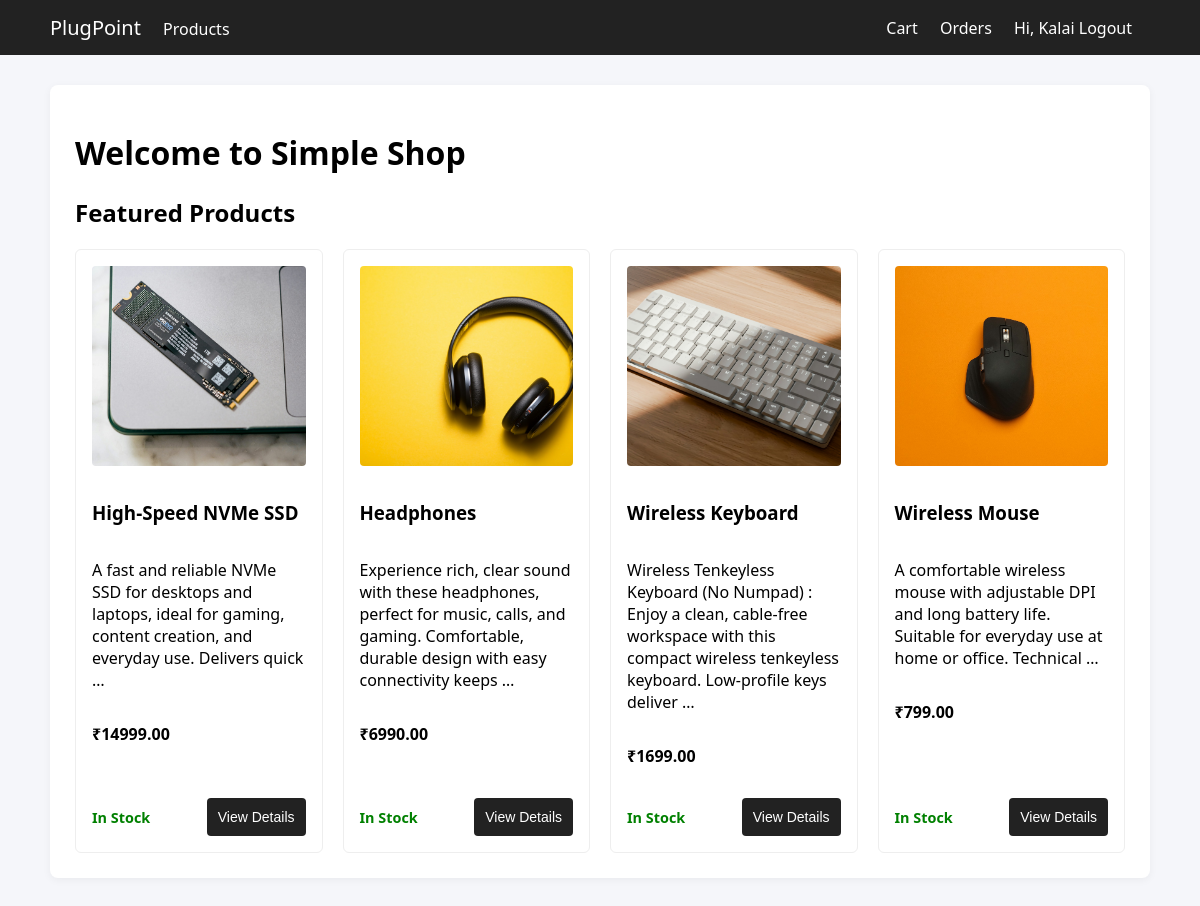
The page / (signed in) on the database its author committed.
### shop/models.py (models this page shows, shortened)
class Product(models.Model):
    name = models.CharField(max_length=200)
    description = models.TextField()
    price = models.DecimalField(max_digits=10, decimal_places=2)
    image = models.ImageField(upload_to='products/', blank=True, null=True)
    stock = models.IntegerField(default=0)
    created_at = models.DateTimeField(auto_now_add=True)
    def in_stock(self):
        return self.stock > 0

### shop/views.py (the view)
# urls.py: 2. Add a URL to urlpatterns:  path('', views.home, name='home')
def home(request):
    featured_products = Product.objects.filter(stock__gt=0).order_by('?')[:4]
    context = {
        'featured_products': featured_products,
    }
    return render(request, 'shop/home.html', context)

### templates/shop/home.html (shortened to what this page needs)
{% extends 'shop/base.html' %}
{% block content %}
<h1>Welcome to Simple Shop</h1>
<h2>Featured Products</h2>
<div class="product-grid">
    {% for product in featured_products %}
    <div class="product-card">
        {% if product.image %}
        <img src="{{ product.image.url }}" alt="{{ product.name }}"
            style="width: 100%; height: 200px; object-fit: cover; border-radius: 4px; margin-bottom: 15px;">
        {% else %}
        <div
            style="width: 100%; height: 200px; background-color: #f0f0f0; border-radius: 4px; margin-bottom: 15px; display: flex; align-items: center; justify-content: center; color: #888;">
            No Image
        </div>
        {% endif %}
        <h3>{{ product.name }}</h3>
        <p>{{ product.description|truncatewords:20 }}</p>
        <p><strong>₹{{ product.price }}</strong></p>
        <div style="display: flex; gap: 10px; margin-top: auto; padding-top: 15px; align-items: center;">
            {% if product.in_stock %}
            <span style="color: green; font-weight: bold; font-size: 0.9rem;">In Stock</span>
            {% else %}
            <span style="color: red; font-weight: bold; font-size: 0.9rem;">Out of Stock</span>
            {% endif %}
            <form action="{% url 'product_detail' product.id %}" method="get" style="margin: 0; margin-left: auto;">
                <button type="submit" class="btn">View Details</button>
            </form>
        </div>
    </div>
    {% empty %}
    <p>No products available.</p>
    {% endfor %}
</div>
{% endblock %}

### templates/shop/base.html (shortened to what this page needs)
<!DOCTYPE html>
<html lang="en">
<head>
</head>
<body>
    <nav class="navbar">
        <div class="nav-container">
            <div class="nav-left">
                <a class="brand" href="{% url 'home' %}">PlugPoint</a>
                <a href="{% url 'product_list' %}">Products</a>
            </div>
            <div class="nav-right">
                {% if user.is_authenticated %}
                <a href="{% url 'cart' %}">Cart</a>
                <a href="{% url 'order_list' %}">Orders</a>
                <span style="color:white;">Hi, {{ user.username }}</span>
                <a href="{% url 'logout' %}">Logout</a>
                {% else %}
                <a href="{% url 'login' %}">Login</a>
                <a href="{% url 'register' %}">Register</a>
                {% endif %}
            </div>
        </div>
    </nav>
    <div class="container">
        {% block content %}
        {% endblock %}
    </div>
</body>
</html>

### templates/shop/base.html (style rules this page uses)
* { box-sizing: border-box; }
body { margin: 0; font-family: system-ui, -apple-system, sans-serif; background-color: #f5f6fa; }
.navbar { background-color: #222; padding: 14px 0; }
.nav-container { max-width: 1100px; margin: auto; display: flex; justify-content: space-between; align-items: center; }
.nav-left a, .nav-right a { color: white; text-decoration: none; margin-right: 18px; font-weight: 500; }
.brand { font-size: 20px; font-weight: bold; }
.container { max-width: 1100px; margin: 30px auto; background: white; padding: 25px; border-radius: 8px; box-shadow: 0 2px 8px rgba(0, 0, 0, 0.05); }
.product-grid { display: grid; grid-template-columns: repeat(auto-fill, minmax(240px, 1fr)); gap: 20px; }
.product-card { border: 1px solid #eee; padding: 16px; border-radius: 6px; transition: 0.2s; background: #fff; display: flex; flex-direction: column; height: 100%; }
button, .btn { display: inline-block; background: #222; color: white; border: 1px solid transparent; padding: 10px 10px; border-radius: 4px; cursor: pointer; text-decoration: none; font-size: 14px; transition: 0.2s; white-space: nowrap; text-align: center; }

### rows shown on the page
Product: image (picture), name "High-Speed NVMe SSD", description "A fast and reliable NVMe SSD for desktops and laptops, ideal for gaming, content creation, and everyday use. Delivers quick …", price "14999.00", stock "In Stock"
Product: image (picture), name "Headphones", description "Experience rich, clear sound with these headphones, perfect for music, calls, and gaming. Comfortable, durable design with easy connectivity keeps …", price "6990.00", stock "In Stock"
Product: image (picture), name "Wireless Keyboard", description "Wireless Tenkeyless Keyboard (No Numpad) : Enjoy a clean, cable-free workspace with this compact wireless tenkeyless keyboard. Low-profile keys deliver …", price "1699.00", stock "In Stock"
Product: image (picture), name "Wireless Mouse", description "A comfortable wireless mouse with adjustable DPI and long battery life. Suitable for everyday use at home or office. Technical …", price "799.00", stock "In Stock"

### other values the page prints
{{ user.username }} "Kalai"
